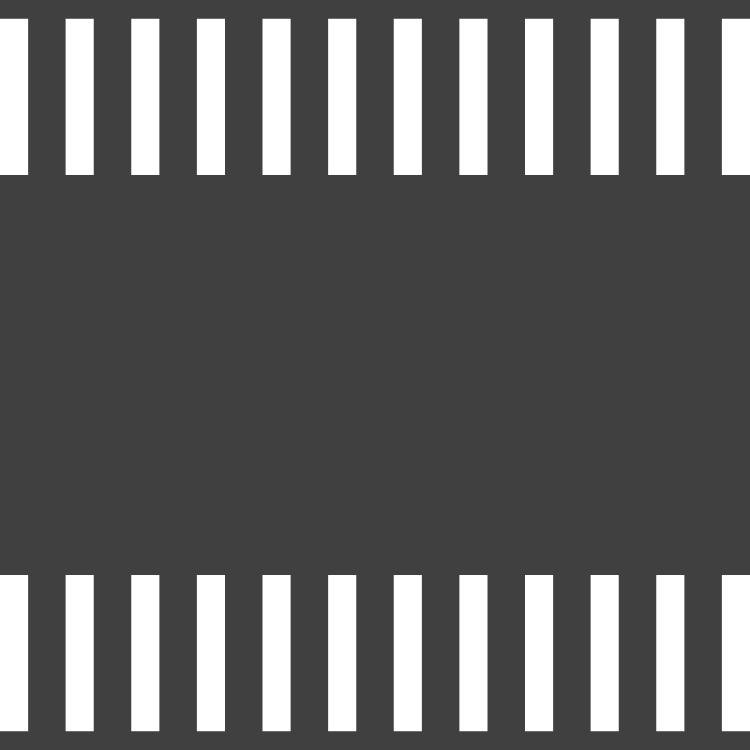
//> input picture OPENCV/walk1.png, 750 x 750 px
$ ./cv_canny   (built with g++ and OpenCV 4)
//> lines starting //> are read from the running program, lines starting //| are printed output that depends on the picture; after the words box and inside, x2 and y2 are one past the last pixel; in counts of white or black regions, pixels touching at a corner belong together
#include <iostream>
#include <opencv2/core.hpp>
#include <opencv2/highgui.hpp>
#include <opencv2/imgproc.hpp>

using namespace std;
using namespace cv;

//声明全局变量
Mat srcImage, grayImage, dstImage;
int edgeThresh = 1;
int lowThreshold;
int const max_lowThreshold = 100;
int ratio = 3;           //阈值倍数
int kernel_size = 3;    //Sobel算子孔径尺寸
String windowName =  "Canny算子边缘检测";

//声明回调函数
void CannyThreshold(int, void*);

int main()
{
    srcImage = imread("walk1.png");
//> srcImage is the input picture: 750 rows x 750 cols, CV_8UC3; mean B, G, R 99.8, 99.8, 99.8

    //判断图像是否加载成功
    if(srcImage.empty())
    {
        cout << "图像加载失败!" << endl;
        return -1;
    }
    else
        cout << "图像加载成功!" << endl << endl;

    //高斯滤波
    GaussianBlur(srcImage, srcImage, Size(3, 3), 0, 0, BORDER_DEFAULT);
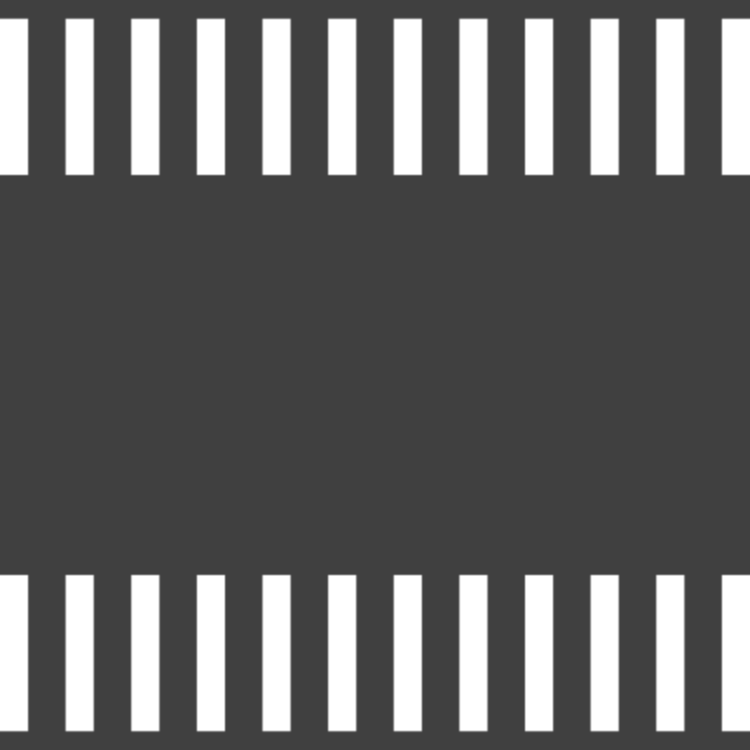
//> srcImage: 750 rows x 750 cols, CV_8UC3; 4.05% of pixels changed, all inside (x1, y1, x2, y2) = (0, 17, 750, 733)
    cvtColor(srcImage, grayImage, COLOR_BGR2GRAY);

    namedWindow("原图像", WINDOW_AUTOSIZE);
    imshow("原图像", grayImage);

    //定义轨迹条属性
    namedWindow(windowName, WINDOW_AUTOSIZE);
    char trackbarName[20];
    sprintf(trackbarName, "阈值", max_lowThreshold);
    lowThreshold = 20;

    //创建轨迹条
    createTrackbar(trackbarName, windowName, &lowThreshold, max_lowThreshold, CannyThreshold);
    CannyThreshold(lowThreshold, 0);

    waitKey(0);

    return 0;
}

void CannyThreshold(int lowThreshold, void*)
{
//> called with lowThreshold = 20
    Canny(grayImage, dstImage, lowThreshold, lowThreshold * 3, kernel_size);
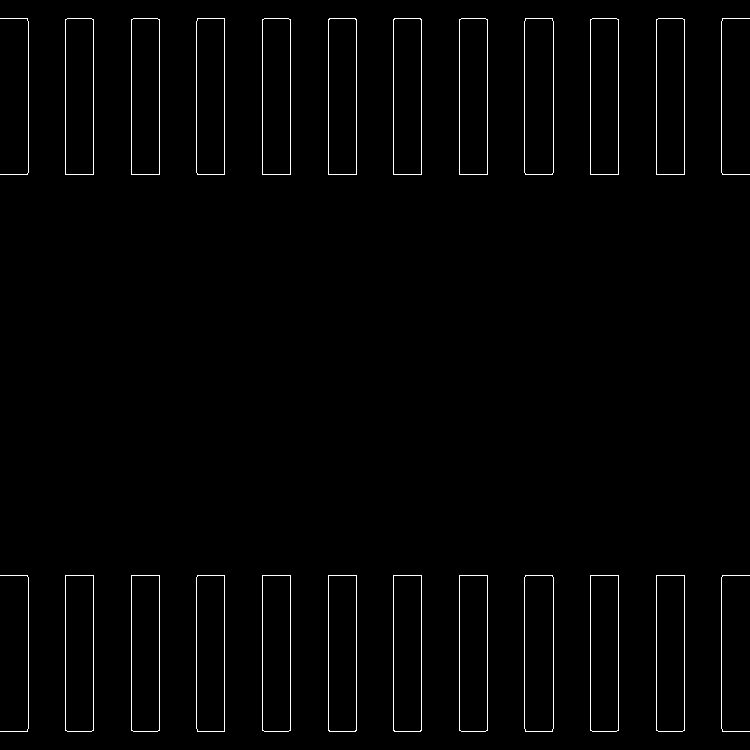
//> dstImage: 750 rows x 750 cols, CV_8UC1; 1.5% white in thin lines or dots
    imshow(windowName, dstImage);
}

$ run again, with OPENCV/1.png copied over OPENCV/walk1.png
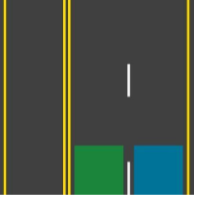
//> input picture OPENCV/1.png, 197 x 197 px
//> srcImage is the input picture: 197 rows x 197 cols, CV_8UC3; mean B, G, R 71.7, 84.8, 72.7
//> `cvtColor(srcImage, grayImage, COLOR_BGR2GRAY);`:
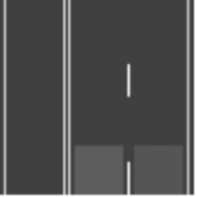
//> grayImage: 197 rows x 197 cols, CV_8UC1; min 63, max 255, mean 79.7
//> in CannyThreshold, `Canny(grayImage, dstImage, lowThreshold, lowThreshold * 3, kernel_size);`:
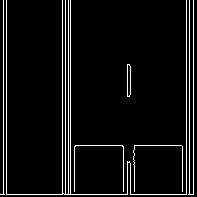
//> dstImage: 197 rows x 197 cols, CV_8UC1; 6.1% white in thin lines or dots
